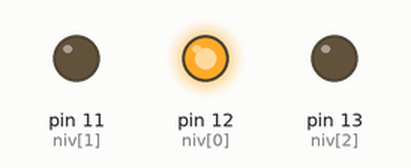
This sketch was run on a simulated Arduino Uno, built with avr-gcc and run on an emulated ATmega328P. On the bench: output pins drawn as LEDs (lit = HIGH). Random numbers use the default seed unless the sketch sets one; pins used as bus, display or sensor lines are not drawn.

Above: at 0.1 s.
At 4.5 s:
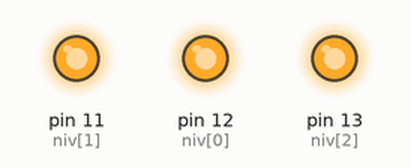
At 11.9 s:
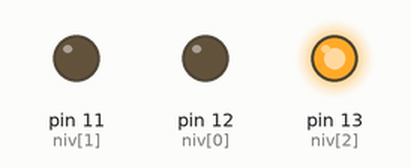
At 21.91 s:
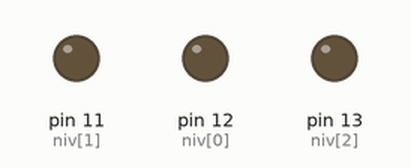
At 30.11 s:
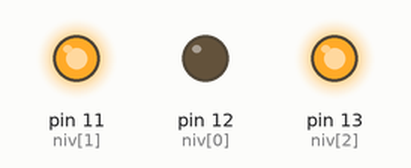
At 39.52 s:
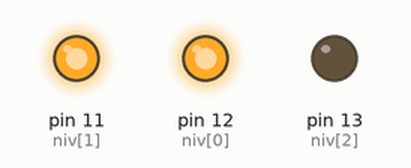
Timing chart, 0 to 40.0 s (numbered marks = the images above):
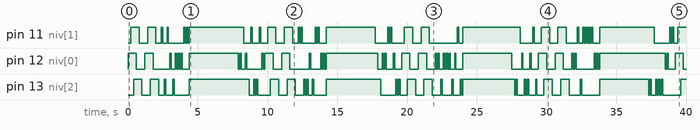

The sketch:

cub_de_leds.ino
```cpp
const int niv[3] = {12, 11, 13};
const int col[9] = {6, 7, 4, 2, 3, 5, 9, 8, 10};
const int time = 100;


//********** Setup ****************************************************************
void setup()
{
  pinMode(col[0], OUTPUT);
  pinMode(col[1], OUTPUT);
  pinMode(col[2], OUTPUT);
  pinMode(col[3], OUTPUT);
  pinMode(col[4], OUTPUT);
  pinMode(col[5], OUTPUT);
  pinMode(col[6], OUTPUT);
  pinMode(col[7], OUTPUT);
  pinMode(col[8], OUTPUT);
  pinMode(niv[0], OUTPUT);
  pinMode(niv[1], OUTPUT);
  pinMode(niv[2], OUTPUT);
}

//********** Loop *****************************************************************
void loop()
{


amunt();
amunt();
atzar();
esq();
esp();
esp();
atzar();


}

void esq()
{
digitalWrite(niv[0],HIGH);
digitalWrite(niv[1],HIGH);
digitalWrite(niv[2],HIGH);

  for (int num =0; num < 9; num++)
  {
   digitalWrite(col[num], HIGH);
   delay(time);
  }

  for (int num =0; num < 9; num++)
  {
   digitalWrite(col[num], LOW);
   delay(time);
  }
}

 void esp()
{
 digitalWrite(niv[0],HIGH);
 digitalWrite(niv[1],HIGH);
 digitalWrite(niv[2],HIGH);
 digitalWrite(col[0],HIGH);

  for (int num =1; num < 9; num++)
  {
    digitalWrite(col[num], HIGH);
    delay(time);
    digitalWrite(col[num], LOW);
 }
}

void x()
{
  digitalWrite(niv[0],HIGH);
  digitalWrite(niv[1],HIGH);
  digitalWrite(niv[2],HIGH);
  digitalWrite(col[1],HIGH);
  digitalWrite(col[3],HIGH);
  digitalWrite(col[5],HIGH);
  digitalWrite(col[7],HIGH);
  delay(time*10);
  digitalWrite(col[1],LOW);
  digitalWrite(col[3],LOW);
  digitalWrite(col[5],LOW);
  digitalWrite(col[7],LOW);
  delay(time*2);
  digitalWrite(col[0],HIGH);
  digitalWrite(col[2],HIGH);
  digitalWrite(col[4],HIGH);
  digitalWrite(col[6],HIGH);
  digitalWrite(col[8],HIGH);
  delay(time*10);
  digitalWrite(col[0],HIGH);
  digitalWrite(col[2],HIGH);
  digitalWrite(col[4],HIGH);
  digitalWrite(col[6],HIGH);
  digitalWrite(col[8],HIGH);
  delay(time*2);
  digitalWrite(col[0],LOW);
  digitalWrite(col[2],LOW);
  digitalWrite(col[4],LOW);
  digitalWrite(col[6],LOW);
  digitalWrite(col[8],LOW);
  delay(time*2);
}

void atzar()

{
 for (int i=0; i<10; i++)
{
 int Randniv = random(0,3);
 int Randcol = random(0,9);

  digitalWrite(niv[Randniv], HIGH);
  digitalWrite(col[Randcol], HIGH);
  delay(100);
  digitalWrite(niv[Randniv], LOW);
  digitalWrite(col[Randcol], LOW);
  delay(100);
 }

}

void amunt()
  {
  digitalWrite(col[0], HIGH);
  digitalWrite(col[1], HIGH);
  digitalWrite(col[2], HIGH);
  digitalWrite(col[3], HIGH);
  digitalWrite(col[4], HIGH);
  digitalWrite(col[5], HIGH);
  digitalWrite(col[6], HIGH);
  digitalWrite(col[7], HIGH);
  digitalWrite(col[8], HIGH);

  for (int i=0; i<3; i++)
  {
  digitalWrite(niv[i], HIGH);
  delay(time*2);
 }
 for (int i=0; i<3; i++)
  {
  digitalWrite(niv[i], LOW);
  delay(time*2);
 }

digitalWrite(col[0], LOW);
digitalWrite(col[1], LOW);
digitalWrite(col[2], LOW);
digitalWrite(col[3], LOW);
digitalWrite(col[4], LOW);
digitalWrite(col[5], LOW);
digitalWrite(col[6], LOW);
digitalWrite(col[7], LOW);
digitalWrite(col[8], LOW);
}
```

Measured:
- by itself, pin 11 (niv[1]): LOW → HIGH at 0.20 s, → LOW 0.60 s later, → HIGH 0.60 s later, → LOW 0.60 s later, … (67 changes in this stretch)
- by itself, pin 12 (niv[0]): LOW → HIGH at 0.00 s, → LOW 0.60 s later, → HIGH 0.60 s later, → LOW 0.60 s later, … (78 changes in this stretch)
- by itself, pin 13 (niv[2]): LOW → HIGH at 0.40 s, → LOW 0.60 s later, → HIGH 0.60 s later, → LOW 0.60 s later, … (67 changes in this stretch)
